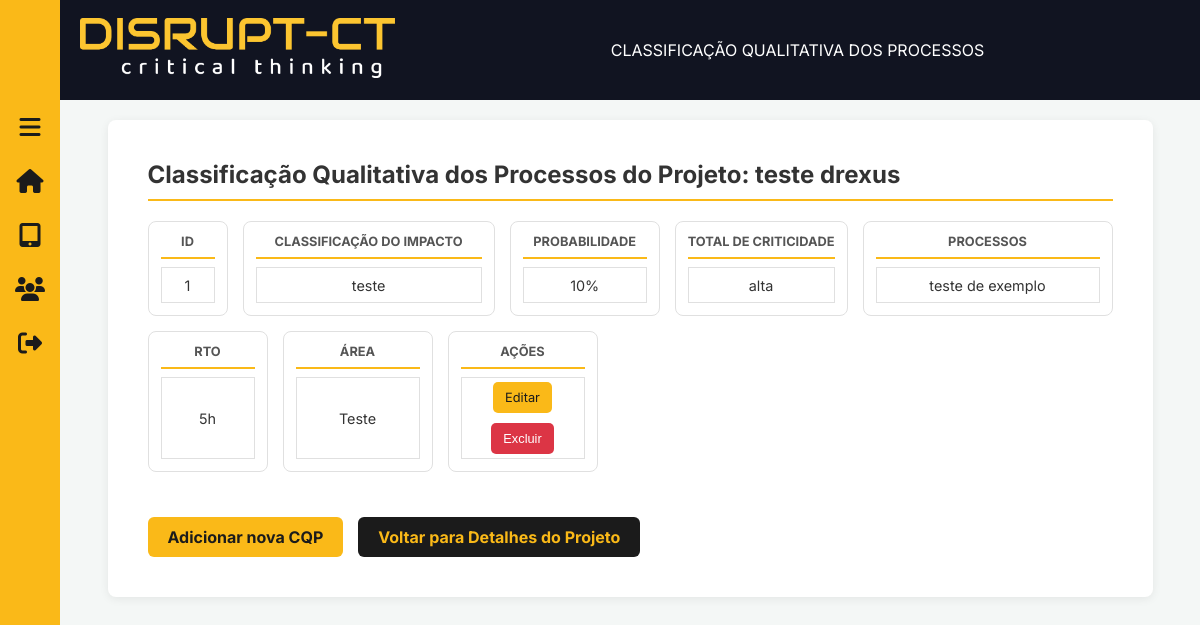
/projetos/5/CQP/, run on the app's committed database.
### projetos/models.py (models this page shows, shortened)
class Projeto(models.Model):
    STATUS_CHOICES = [
        ('andamento', 'Em Andamento'),
        ('finalizado', 'Finalizado'),
    ]
    nome = models.CharField(max_length=100)
    descricao = models.TextField()
    status = models.CharField(
        max_length=20,
        choices=STATUS_CHOICES,
        default='andamento',
    )

class CQPBia(models.Model):
    projeto = models.ForeignKey(Projeto, on_delete=models.CASCADE, related_name='cqps_bia')
    classificacao_impacto = models.CharField(max_length=255)
    probabilidade = models.CharField(max_length=255)
    total_criticidade = models.CharField(max_length=255) # Mudei para CharField para aceitar qualquer string
    processos = models.TextField(verbose_name='Quais são os Processos Envolvidos?')
    rto = models.CharField(max_length=255) # Mudei para CharField para aceitar qualquer string
    area = models.CharField(max_length=255)

### projetos/views.py (the view)
# urls.py: path('<int:id>/CQP/', views.cqp_bia, name='CQP_BIA'),
def cqp_bia(request, id):
    projeto = get_object_or_404(Projeto, id=id)
    entradas_cqp = CQPBia.objects.filter(projeto=projeto).order_by('id')
    context = {
        'projeto': projeto,
        'entradas_cqp': entradas_cqp,
    }
    return render(request, 'projetos/cqp_BIA.html', context)

### projetos/templates/projetos/CQP_BIA.html (shortened to what this page needs)
{% extends "base.html" %}
{% load static %}
{% block titulo_pagina %}
    <span>CLASSIFICAÇÃO QUALITATIVA DOS PROCESSOS</span>
{% endblock %}
{% block extra_css %}
    <link rel="stylesheet" href="{% static 'css/tabelas.css' %}">
{% endblock %}
{% block content %}
<div class="classificacao-container">
    <header class="header-interno">
        <h1>Classificação Qualitativa dos Processos do Projeto: {{ projeto.nome }}</h1>
    </header>
    <div class="tabelas-wrapper">
        <div class="tabela-bloco" style="width: 80px;">
            <h2>ID</h2>
            <div class="grid-celulas" style="grid-template-columns: 1fr;">
                {% for entrada in entradas_cqp %}
                    <div class="celula">{{ entrada.id }}</div>
                {% endfor %}
            </div>
        </div>
        <div class="tabela-bloco" style="flex-grow: 1; min-width: 220px;">
            <h2>CLASSIFICAÇÃO DO IMPACTO</h2>
            <div class="grid-celulas" style="grid-template-columns: 1fr;">
                {% for entrada in entradas_cqp %}
                    <div class="celula">{{ entrada.classificacao_impacto|default_if_none:"-" }}</div>
                {% endfor %}
            </div>
        </div>
        <div class="tabela-bloco" style="min-width: 150px;">
            <h2>PROBABILIDADE</h2>
            <div class="grid-celulas" style="grid-template-columns: 1fr;">
                {% for entrada in entradas_cqp %}
                    <div class="celula">{{ entrada.probabilidade|default_if_none:"-" }}</div>
                {% endfor %}
            </div>
        </div>
        <div class="tabela-bloco" style="min-width: 150px;">
            <h2>TOTAL DE CRITICIDADE</h2>
            <div class="grid-celulas" style="grid-template-columns: 1fr;">
                {% for entrada in entradas_cqp %}
                    <div class="celula">{{ entrada.total_criticidade|default_if_none:"-" }}</div>
                {% endfor %}
            </div>
        </div>
        <div class="tabela-bloco" style="flex-grow: 2; min-width: 250px;">
            <h2>PROCESSOS</h2>
            <div class="grid-celulas" style="grid-template-columns: 1fr;">
                {% for entrada in entradas_cqp %}
                    <div class="celula">{{ entrada.processos|default_if_none:"-" }}</div>
                {% endfor %}
            </div>
        </div>
        <div class="tabela-bloco" style="width: 120px;">
            <h2>RTO</h2>
            <div class="grid-celulas" style="grid-template-columns: 1fr;">
                {% for entrada in entradas_cqp %}
                    <div class="celula">{{ entrada.rto|default_if_none:"-" }}</div>
                {% endfor %}
            </div>
        </div>
        <div class="tabela-bloco" style="min-width: 150px;">
            <h2>ÁREA</h2>
            <div class="grid-celulas" style="grid-template-columns: 1fr;">
                {% for entrada in entradas_cqp %}
                    <div class="celula">{{ entrada.area|default_if_none:"-" }}</div>
                {% endfor %}
            </div>
        </div>
        <div class="tabela-bloco" style="width: 150px;">
            <h2>AÇÕES</h2>
            <div class="grid-celulas" style="grid-template-columns: 1fr;">
                {% for entrada in entradas_cqp %}
                    <div class="celula" style="display: flex; flex-direction: column; justify-content: center; gap: 5px;">
                        <a href="{% url 'projetos:editar_cqp_bia' projeto.id entrada.id %}" class="btn-editar-tabela">Editar</a>
                        <form method="post" action="{% url 'projetos:deletar_cqp_bia' projeto.id entrada.id %}" style="display:inline;">
                            <button type="submit" class="btn-deletar-tabela" onclick="return confirm('Tem certeza que deseja excluir esta entrada?');">Excluir</button>
                        </form>
                    </div>
                {% endfor %}
            </div>
        </div>
    </div>
    <div style="margin-top: 25px; display: flex; gap: 15px;">
        <a href="{% url 'projetos:adicionar_cqp_bia' projeto.id %}" class="btn-principal">Adicionar nova CQP</a>
        <a href="{% url 'projetos:detalhe_projeto' projeto.id %}" class="btn-secundario">Voltar para Detalhes do Projeto</a>
    </div>
</div>
{% endblock %}

### static/css/layout_interno.css (style rules this page uses)
:root { --cor-amarelo: #FAB918; --cor-preto: #1B1B1B; --cor-fundo-header: #111421; --cor-fundo-pagina: #f4f7f6; --cor-texto-claro: #ffffff; --cor-texto-escuro: #333; --cor-texto-suave: #555; --cor-borda-sutil: #e0e0e0; --cor-card-fundo: #f8f8f8; --cor-amarelo-hover: #e0a316; --cor-verde-claro: #28a745; --cor-verde-escuro: #218838; --cor-vermelho-claro: #dc3545; --cor-vermelho-escuro: #c82333; --cor-cinza-claro: #6c757d; --cor-cinza-escuro: #5a6268; --header-height: 100px; --sidebar-width-collapsed: 60px; --sidebar-width-expanded: 220px; }
* { box-sizing: border-box; margin: 0; padding: 0; }
body.layout-interno { font-family: 'Inter', 'Segoe UI', sans-serif; color: var(--cor-texto-escuro); background-color: var(--cor-fundo-pagina); min-height: 100vh; display: flex; flex-direction: column; }
.header-interno h1 { font-size: 1.8rem; font-weight: bold; color: var(--cor-texto-escuro); margin-bottom: 20px; border-bottom: 3px solid var(--cor-amarelo); padding-bottom: 10px; }
.btn-principal { display: inline-block; padding: 12px 24px; background-color: var(--cor-amarelo); color: var(--cor-preto); font-weight: bold; text-decoration: none; border-radius: 6px; border: none; cursor: pointer; font-size: 1rem; transition: background-color 0.2s, transform 0.2s; }
.btn-secundario { display: inline-block; padding: 12px 24px; background-color: var(--cor-preto); color: var(--cor-amarelo); font-weight: bold; text-decoration: none; border-radius: 6px; transition: background-color 0.2s, transform 0.2s; }
.btn-voltar, .btn-editar, .btn-promover, .btn-deletar, .btn-finalizar, .btn-principal, .btn-secundario { padding: 10px 20px; border: none; border-radius: 6px; cursor: pointer; font-size: 1rem; font-weight: bold; text-decoration: none; display: inline-flex; align-items: center; justify-content: center; text-align: center; transition: background-color 0.2s ease, transform 0.2s ease, box-shadow 0.2s ease; white-space: nowrap; }

### static/css/tabelas.css (style rules this page uses)
.classificacao-container .header-interno h1 { font-size: 1.5rem; color: var(--cor-texto-escuro); padding-bottom: 10px; border-bottom: 2px solid var(--cor-amarelo); }
.tabelas-wrapper { display: flex; flex-wrap: nowrap; overflow-x: auto; gap: 15px; align-items: stretch; padding-bottom: 20px; flex-wrap: wrap; }
.tabela-bloco { background-color: #fff; border: 1px solid var(--cor-borda-sutil); border-radius: 8px; padding: 12px; display: flex; flex-direction: column; flex-shrink: 0; }
.tabela-bloco h2 { font-size: 0.8rem; text-align: center; font-weight: bold; color: var(--cor-texto-suave); white-space: nowrap; margin-bottom: 8px; padding-bottom: 8px; border-bottom: 2px solid var(--cor-amarelo); }
.grid-celulas { display: grid; border-left: 1px solid var(--cor-borda-sutil); border-top: 1px solid var(--cor-borda-sutil); flex-grow: 1; }
.celula { border-right: 1px solid var(--cor-borda-sutil); border-bottom: 1px solid var(--cor-borda-sutil); min-height: 35px; display: flex; align-items: center; justify-content: center; font-size: 0.9rem; padding: 4px; overflow: hidden; text-overflow: ellipsis; white-space: nowrap; }
.btn-editar-tabela { background-color: var(--cor-amarelo); color: var(--cor-preto); border: none; border-radius: 5px; padding: 8px 12px; text-decoration: none; font-size: 0.8rem; cursor: pointer; transition: background-color 0.2s ease-in-out; display: inline-block; margin-bottom: 5px; }
.btn-deletar-tabela { background-color: #dc3545; color: white; border: none; border-radius: 5px; padding: 8px 12px; text-decoration: none; font-size: 0.8rem; cursor: pointer; transition: background-color 0.2s ease-in-out; display: inline-block; }

### data on the page
Projeto: nome "teste drexus"
CQPBia: id "1", classificacao_impacto "teste", probabilidade "10%", total_criticidade "alta", processos "teste de exemplo", rto "5h", area "Teste"
